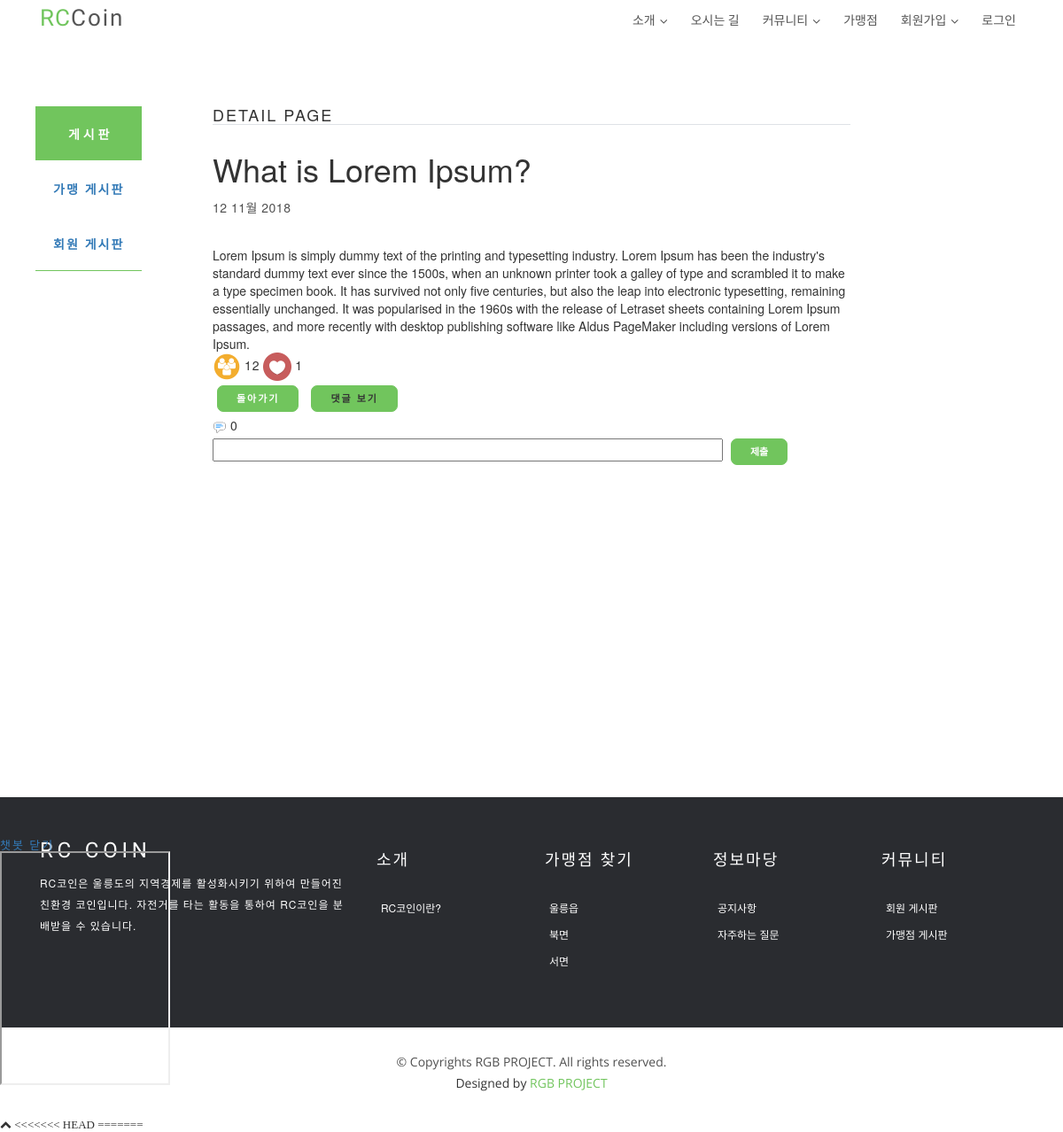
Before: /board/read/1/ with the older database file.
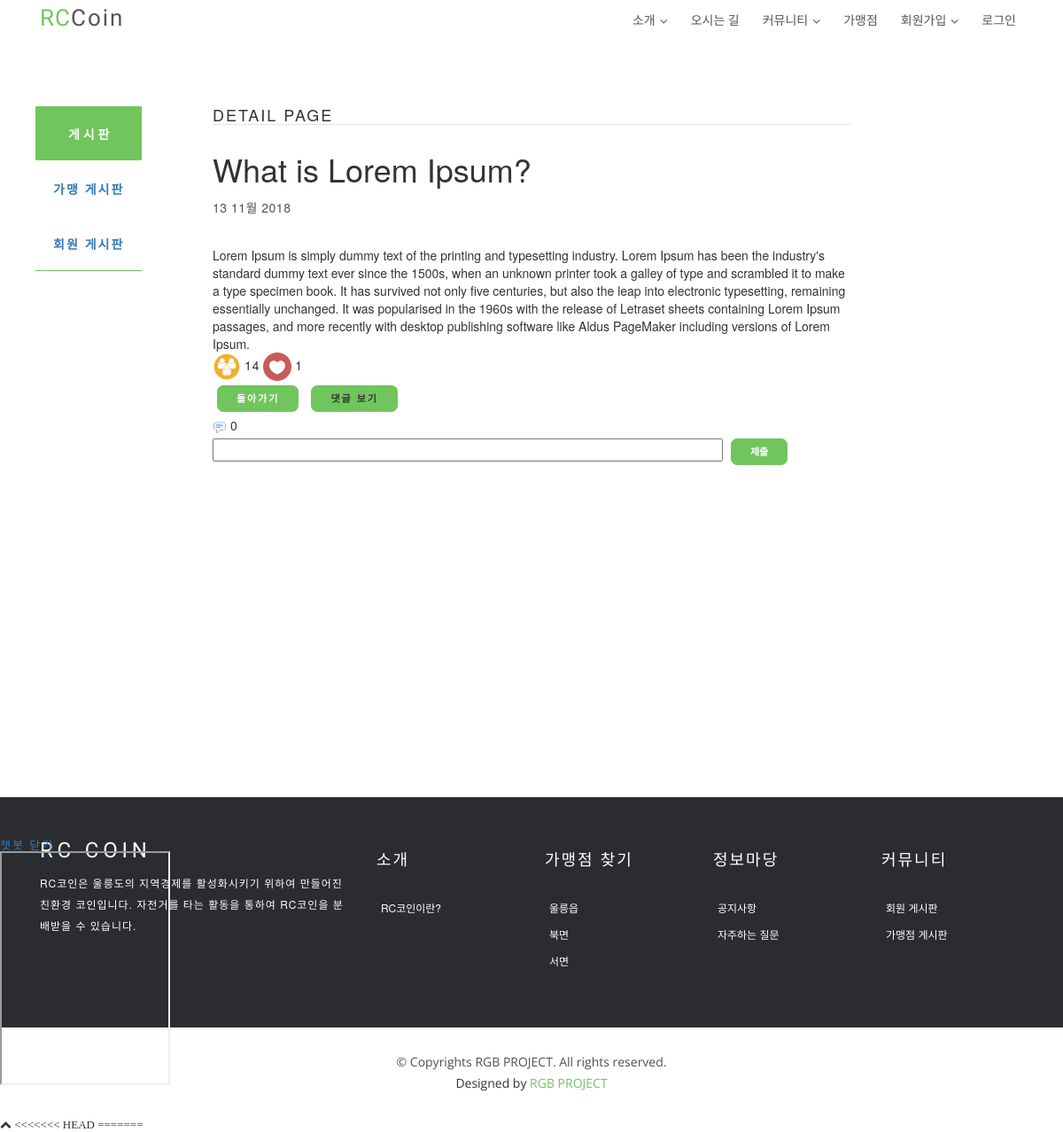
After: the same page with the newer database file.
### board/models.py (models this page shows, shortened)
class Board(models.Model):
    title = models.CharField('TITLE', max_length=100)
    content = models.TextField('CONTENT')
    writer = models.ForeignKey(User, null=True, on_delete=models.CASCADE)
    create_date = models.DateTimeField('CREATE_DATE', auto_now_add=True)
    modify_date = models.DateTimeField('MODIFY_DATE', auto_now=True)
    category = models.CharField('CATEGORY', max_length=10)
    count = models.IntegerField('COUNT', default=0)
    recommend = models.IntegerField('RECOMMEND', default=0)
    status = models.CharField('STATUS', max_length=1, default='Y')
    class Meta:
        ordering = ('-modify_date',)

### board/views.py (the view)
# urls.py: path('read/<int:pk>/', BoardDV.as_view(), name='read'),
class BoardDV(DetailView):
    model = Board
    def get_context_data(self, **kwargs):
        context = super(BoardDV, self).get_context_data(**kwargs)
        added = self.object.count + 1
        board = get_object_or_404(Board, id=self.object.id)
        board.count = added
        board.save()
        comment_cnt = 0
        try:
            comment = get_object_or_404(Comment, board_id=self.object.id)
            comment_cnt = len(comment)
        except:
            comment_cnt = 0
        context['object'] = self.object
        context['comment_cnt'] = comment_cnt
        return context

### board/templates/board/board_detail.html (shortened to what this page needs)
{% extends 'index_base.html' %}
{% load staticfiles %}
{% block content %}
  <link href="https://netdna.bootstrapcdn.com/bootstrap/3.3.5/css/bootstrap.css" rel="stylesheet">
  <link href="https://cdnjs.cloudflare.com/ajax/libs/summernote/0.8.9/summernote.css" rel="stylesheet">
<div class="side_bar" style="float: left; border-top: 1px solid #71c55d; border-bottom: 1px solid #71c55d; margin-left: 40px; background-color: white">
    <div style="padding: 20px; background-color: #71c55d;"><div class="" href="{% url 'board:list' %}" style="text-align: center; color: white; font-weight: bold;"> 게 시 판</div></div>
    <div style="border: 1px solid white;"></div>
    <div style="padding: 20px;" value="1" id="btn_board_type_1"><a class="btn_board_type_1" href="{% url 'board:list' %}" style="text-align: center; font-weight: bold;">가맹 게시판</a></div>
    <div style="border: 1px solid white;"></div>
    <div style="padding: 20px;" value="2" id="btn_board_type_2"><a class="btn_board_type_2" href="{% url 'board:list' %}" style="text-align: center; font-weight: bold;">회원 게시판</a></div>
</div>
<div class="content board_content" style="margin-left: 20%;margin-top: 10%;margin-right: 20%;margin-bottom: 30%">
    <h4 class="mt-4 mb-5 border-bottom">detail page</h4>
    <h1>{{ object.title }}</h1>
    <p class="date">
        {{ object.modify_date|date:"j F Y" }}
    </p>
    <div class="body" id="summernote">
        {{ object.content|safe }}
    </div>
    <div class="like">
        <a><img src="{% static 'img/people.png' %}"></a>
        <span>{{ object.count }}</span>
        <a href="#" onclick="add_like({{ object.id }})"><img src="{% static 'img/heart.png' %}"></a>
        <span class="recommed_cnt">{{ object.recommend }}</span>
    </div>
    <div>
        <a class="btn" href="{% url 'board:list' %}">돌아가기</a>
        <a class="btn btn_comment" onclick="comment({{ object.id }})">댓글 보기</a>
    </div>
    <div>
        <a><img src="{% static 'img/comment.png' %}"></a>
        <span>{{ comment_cnt }}</span>
    </div>
    <input class="input_comment" type='text' value='' style='width: 80%'>
    <button class='btn btn-primary btn_comment_write' onclick="write_comment({{ object.id }})">제출</button>
    <div class="comment_area" id="comment_area" style="display: table">
    </div>
</div>
{% endblock content %}

Changed rows visible on the page:
changed Board "What is Lorem Ipsum?": modify_date "12 11월 2018" → "13 11월 2018"; count "12" → "14"
